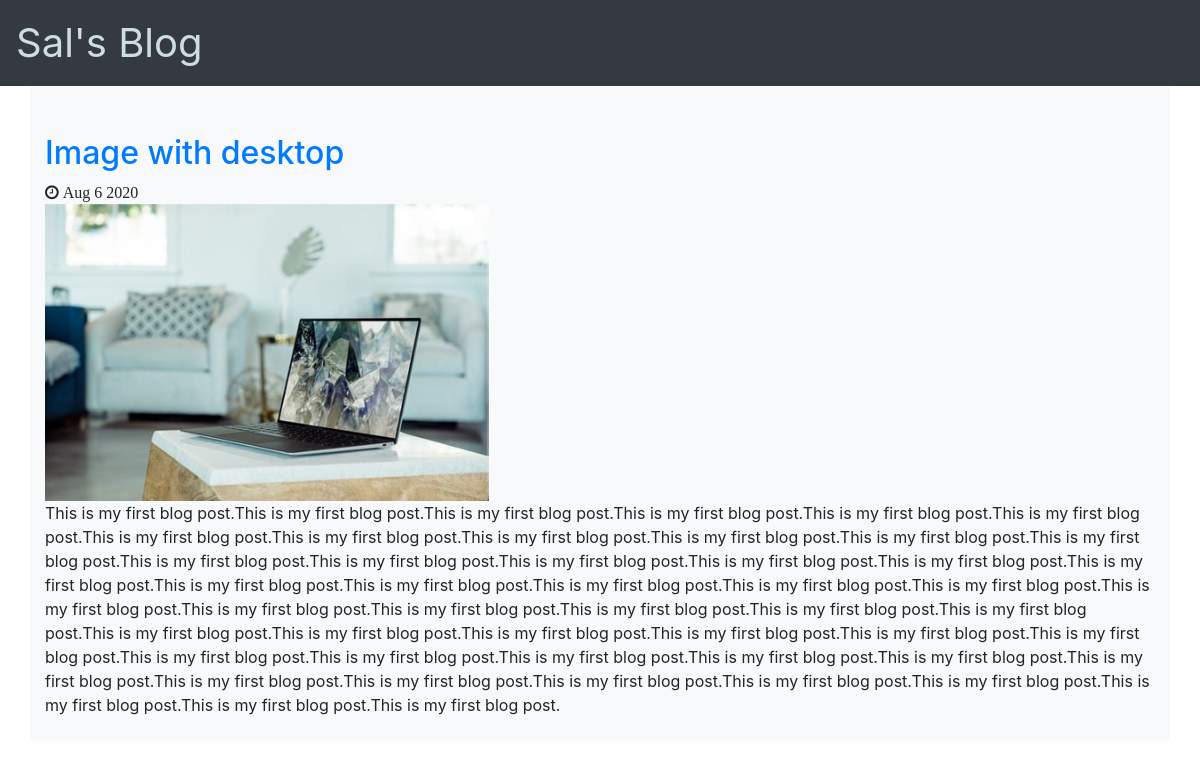
The app's page /post/1/ with its own data.
### post/models.py (models this page shows, shortened)
class Post(models.Model):
    title = models.CharField(max_length=250)
    pub_date = models.DateTimeField()
    image = models.ImageField(upload_to='media/')
    body = models.TextField()
    def pub_date_pretty(self):
        return self.pub_date.strftime('%b %e %Y')

### post/views.py (the view)
# urls.py: path('post/<int:post_id>/', post.views.post_detail, name="post_detail"),
def post_detail(request, post_id):
    post = get_object_or_404(Post, pk=post_id)
    return render(request, 'post/post_detail.html', {'post' : post})

### post/templates/post/post_detail.html (shortened to what this page needs)
<!DOCTYPE html>
<html lang="en">
<head>
  <link rel="stylesheet" href="https://maxcdn.bootstrapcdn.com/bootstrap/4.5.0/css/bootstrap.min.css">
  <link rel="stylesheet" href="https://cdnjs.cloudflare.com/ajax/libs/font-awesome/4.7.0/css/font-awesome.min.css">
</head>
<body>
    <nav class="navbar navbar-expand-lg navbar-dark bg-dark">
        <a class="navbar-brand" href="{% url 'index' %}" style="color: rgb(204, 222, 224);font-weight: 400; font-size: 40px;">Sal's Blog</a>
      </nav>
    <div class="container bg-light">
        <br/>
        <br/>
        <a href="{% url 'post_detail' post.id %}"><h2>{{ post.title }}</h2></a>
        <i class="fa fa-clock-o" aria-hidden="true">     {{ post.pub_date_pretty }}</i>
        <br/>
        <img src="{{ post.image.url }}" class="img-responsive center-block" style="max-width:40%;max-height:100%;"/>
        <br/>
        {{ post.body }}
        <br/>
        <br/>
    </div>
</body>
</html>

### records on screen
Post: title "Image with desktop", pub_date_pretty "Aug 6 2020", image (picture), body "This is my first blog post.This is my first blog post.This is my first blog post.This is my first blog post.This is my first blog post.This is my first blog post.This is my first blog post.This is my first blog post.This is my first blog post.This is my first blog post.This is my first blog post.This is my first blog post.This is my first blog post.This is my first blog post.This is my first blog post.This is my first blog post.This is my first blog post.This is my first blog post.This is my first blog post.This is my first blog post.This is my first blog post.This is my first blog post.This is my first blog post.This is my first blog post.This is my first blog post.This is my first blog…"
